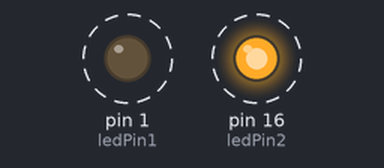
Recording of a sketch running on a simulated Arduino Uno, built with avr-gcc and run on an emulated ATmega328P. On the bench: output pins drawn as LEDs (lit = HIGH). Dashed ring = blinking.

Above: at 0.5 s.
Timing chart, 0 to 4.6 s (numbered marks = the images above):
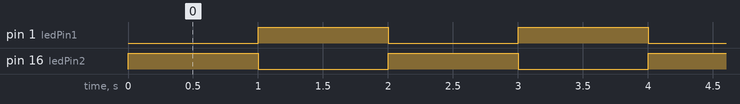

Measured:
- by itself, pin 1 (ledPin1), pin 16 (ledPin2): alternates HIGH for 1.0 s and LOW for 1.0 s

The sketch:

ESP_NODE_MCU.ino
```cpp
#define ledPin1 1 /* LED connected to GPIO 2 */
#define ledPin2 16 /* LED connected to GPIO 16 */

void setup()
{
  pinMode(ledPin1, OUTPUT);
  pinMode(ledPin2, OUTPUT);
}

void loop()
{
  digitalWrite(ledPin1, LOW);
  digitalWrite(ledPin2, HIGH);
  delay(1000);
  digitalWrite(ledPin1, HIGH);
  digitalWrite(ledPin2, LOW);
  delay(1000);
}
```
